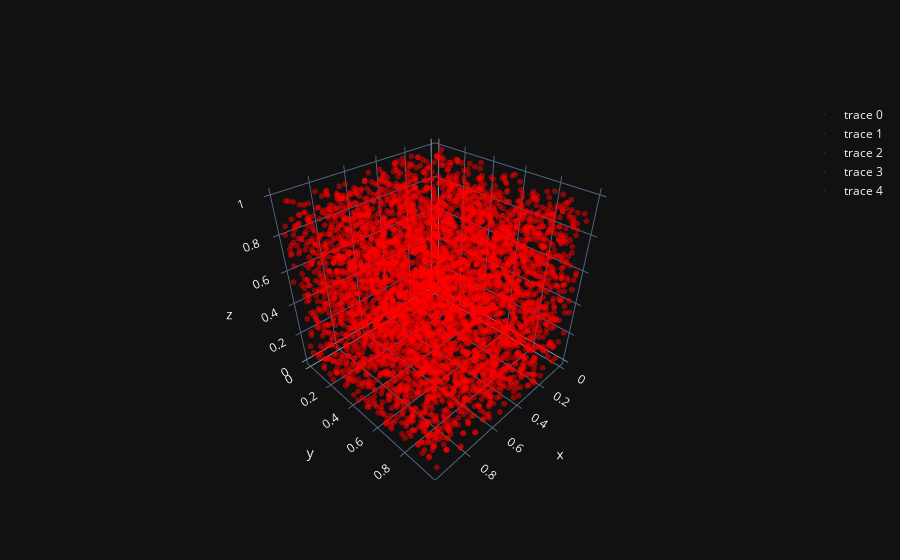

Notebook code for this chart:
### Markdown cell above
This shows that x,y, and z look like they are drawn from uniform distributions, which is consistent. Let us repeat this experiment but this time keep N=1000 for all tets

### Code cell
Tpts=[]
fig=go.Figure()
N=1000
for tet in [tet1,tet2,tet3,tet4,tet5]:
    pts=simpsRUS(tet,N)
    Tpts.append(pts)
    fig.add_trace(go.Scatter3d(x=pts[:,0], y=pts[:,1], z=pts[:,2],
     mode='markers', marker=dict(size=2, color='red', opacity=0.5)))
fig.show()

### Figure 1 — Plotly figure (JSON) as saved in the notebook; plotly's stock layout.template omitted (floating-point values rounded to 4 significant figures; data arrays with more than 128 entries replaced by an {"elided": "..."} marker saying what was removed)
{"data": [{"marker": {"color": "red", "opacity": 0.5, "size": 2}, "mode": "markers", "type": "scatter3d", "x": {"elided": "1000 float values"}, "y": {"elided": "1000 float values"}, "z": {"elided": "1000 float values"}}, {"marker": {"color": "red", "opacity": 0.5, "size": 2}, "mode": "markers", "type": "scatter3d", "x": {"elided": "1000 float values"}, "y": {"elided": "1000 float values"}, "z": {"elided": "1000 float values"}}, {"marker": {"color": "red", "opacity": 0.5, "size": 2}, "mode": "markers", "type": "scatter3d", "x": {"elided": "1000 float values"}, "y": {"elided": "1000 float values"}, "z": {"elided": "1000 float values"}}, {"marker": {"color": "red", "opacity": 0.5, "size": 2}, "mode": "markers", "type": "scatter3d", "x": {"elided": "1000 float values"}, "y": {"elided": "1000 float values"}, "z": {"elided": "1000 float values"}}, {"marker": {"color": "red", "opacity": 0.5, "size": 2}, "mode": "markers", "type": "scatter3d", "x": {"elided": "1000 float values"}, "y": {"elided": "1000 float values"}, "z": {"elided": "1000 float values"}}], "layout": {}}
